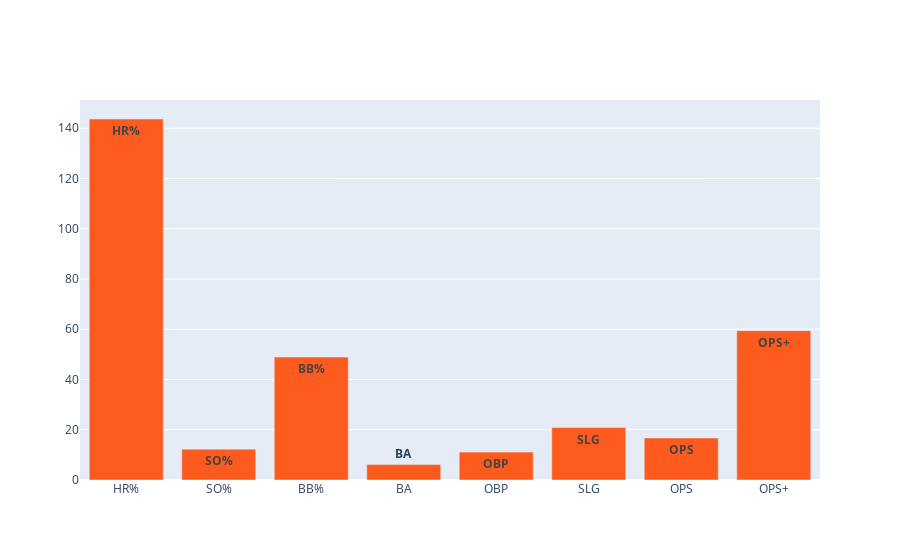

Write notebook code for a chart like this one.
### Code cell
fig = go.Figure()

x = list(std_bat_df.columns)
y = list(std_bat_df.loc[['Pct. Improvement']].values[0])
text = ['<b>' + label + '</b>' for label in x]

fig.add_trace(go.Bar(x=x, y=y, name="Barry Bonds", marker_color='#FD5A1E', text=text))

#fig.update_yaxes(type='log', showgrid=False)

### Figure 1 — Plotly figure (JSON) as saved in the notebook; plotly's stock layout.template omitted (floating-point values rounded to 4 significant figures)
{"data": [{"marker": {"color": "#FD5A1E"}, "name": "Barry Bonds", "text": ["<b>HR%</b>", "<b>SO%</b>", "<b>BB%</b>", "<b>BA</b>", "<b>OBP</b>", "<b>SLG</b>", "<b>OPS</b>", "<b>OPS+</b>"], "type": "bar", "x": ["HR%", "SO%", "BB%", "BA", "OBP", "SLG", "OPS", "OPS+"], "y": [143.7, 12.28, 48.9, 6.122, 11.11, 20.88, 16.72, 59.42]}], "layout": {}}
